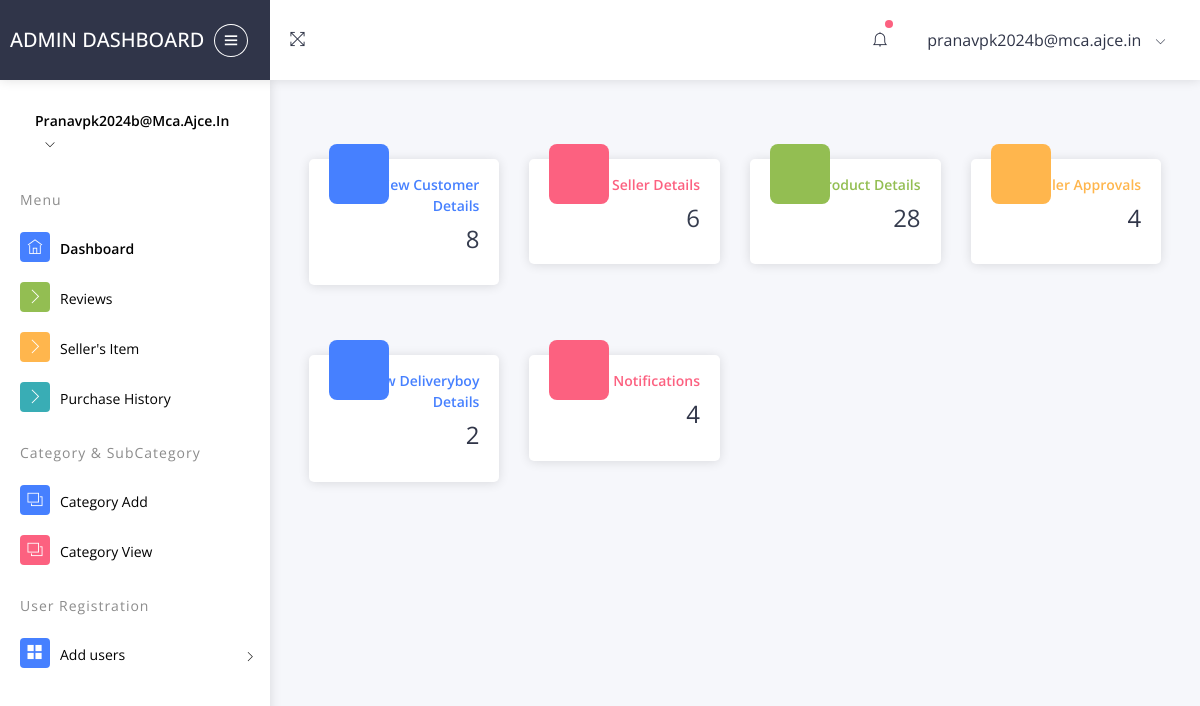
The page /myauth/adminreg/ (signed in) on the database its author committed.
### myauth/models.py (models this page shows)
class User(AbstractUser):
    class Role(models.TextChoices):
        ADMIN="ADMIN",'Admin'
        CUSTOMER="CUSTOMER",'Customer'
        DELIVERYBOY="DELIVERYBOY",'deliveryboy'
        SELLER="SELLER",'Seller'
    role = models.CharField(max_length=50,choices=Role.choices)

### myauth/views.py (the view)
# urls.py: path('adminreg/',views.adminreg,name='adminreg'),
@never_cache
@login_required(login_url="handlelogin")
def adminreg(request):
    customer_count = User.objects.filter(role='CUSTOMER').count()
    seller_count = User.objects.filter(role='SELLER').count()
    delivery_boy_count = User.objects.filter(role='DELIVERYBOY').count()
    approvcount = SellerProfile.objects.filter().count()
    productcount = Product.objects.filter().count()
    notificationcount = Notification.objects.filter().count()
    last_three_notifications = Notification.objects.order_by('-id')[:3]
    last_three_users = [{'username': notification.user.username, 'current_date': notification.current_date, 'name': f"{notification.user.first_name} {notification.user.last_name}"} for notification in last_three_notifications]
    context = {
        'customer_count': customer_count,
        'seller_count': seller_count,
        'delivery_boy_count': delivery_boy_count,
        'last_three_users': last_three_users,
        'approvcount': approvcount,
        'productcount' : productcount,
        'notificationcount' : notificationcount
    }
    return render(request, 'admintemplate.html', context)

### templates/admintemplate.html (shortened to what this page needs)
{% load static %}
<!DOCTYPE html>
<html lang="en">
<head>
      <link rel="stylesheet" type="text/css" href="{% static 'assetsss/css/bootstrap/css/bootstrap.min.css' %}">
      <link rel="stylesheet" type="text/css" href="{% static 'assetsss/icon/themify-icons/themify-icons.css' %}">
      <link rel="stylesheet" type="text/css" href="{% static 'assetsss/icon/icofont/css/icofont.css' %}">
      <link rel="stylesheet" type="text/css" href="{% static 'assetsss/css/style.css' %}">
      <link rel="stylesheet" type="text/css" href="{% static 'assetsss/css/jquery.mCustomScrollbar.css' %}">
  </head>
  <body>
    <div id="pcoded" class="pcoded">
        <div class="pcoded-container navbar-wrapper">
            <nav class="navbar header-navbar pcoded-header">
                <div class="navbar-wrapper">
                    <div class="navbar-logo">
                        <a class="mobile-menu" id="mobile-collapse" href="#!">
                            <i class="ti-menu"></i>
                        </a>
                        <a href="http://127.0.0.1:8000/myauth/adminreg/">
                            <h5>Admin Dashboard</h5>
                        </a>
                    </div>
                    <div class="navbar-container container-fluid">
                        <ul class="nav-left">
                            <li>
                                <a href="#!" onclick="javascript:toggleFullScreen()">
                                    <i class="ti-fullscreen"></i>
                                </a>
                            </li>
                        </ul>
                        <ul class="nav-right">
                            <li class="header-notification">
                                <a href="#!">
                                    <i class="ti-bell"></i>
                                    <span class="badge bg-c-pink"></span>
                                </a>
                            </li>
                            <li class="user-profile header-notification">
                                <a href="#!">
                                    <span>{{ user.username }}</span>
                                    <i class="ti-angle-down"></i>
                                </a>
                            </li>
                        </ul>
                    </div>
                </div>
            </nav>
            <div class="pcoded-main-container">
                <div class="pcoded-wrapper">
                    <nav class="pcoded-navbar">
                        <div class="pcoded-inner-navbar main-menu">
                            <div class="">
                                <div class="main-menu-header">
                                    <div class="user-details">
                                        <span>{{ user.username }}</span>
                                        <span id="more-details"><i class="ti-angle-down"></i></span>
                                    </div>
                                </div>
                            </div>
                            <div class="pcoded-navigatio-lavel" data-i18n="nav.category.navigation">Menu</div>
                            <ul class="pcoded-item pcoded-left-item">
                                <li class="active">
                                    <a href="http://127.0.0.1:8000/myauth/adminreg/">
                                        <span class="pcoded-micon"><i class="ti-home"></i><b>D</b></span>
                                        <span class="pcoded-mtext" data-i18n="nav.dash.main">Dashboard</span>
                                    </a>
                                </li>
                                        <li class=" ">
                                            <a href="http://127.0.0.1:8000/myauth/reviews/">
                                                <span class="pcoded-micon"><i class="ti-angle-right"></i></span>
                                                <span class="pcoded-mtext" data-i18n="nav.basic-components.alert">Reviews</span>
                                            </a>
                                        </li>
                                        <li class=" ">
                                            <a href="http://127.0.0.1:8000/myauth/sellers_item/">
                                                <span class="pcoded-micon"><i class="ti-angle-right"></i></span>
                                                <span class="pcoded-mtext" data-i18n="nav.basic-components.breadcrumbs"> Seller's Item </span>
                                            </a>
                                        </li>
                                        <li class=" ">
                                            <a href="http://127.0.0.1:8000/myauth/purchasing_history/">
                                                <span class="pcoded-micon"><i class="ti-angle-right"></i></span>
                                                <span class="pcoded-mtext" data-i18n="nav.basic-components.breadcrumbs">Purchase History</span>
                                            </a>
                                        </li>
                                    </ul>
                            <div class="pcoded-navigatio-lavel" data-i18n="nav.category.forms">Category & SubCategory</div>
                            <ul class="pcoded-item pcoded-left-item">
                                <li>
                                    <a href="http://127.0.0.1:8000/myauth/category_add/">
                                        <span class="pcoded-micon"><i class="ti-layers"></i><b>FC</b></span>
                                        <span class="pcoded-mtext" data-i18n="nav.form-components.main">Category Add</span>
                                    </a>
                                </li>
                                <li>
                                    <a href="http://127.0.0.1:8000/myauth/category_list/">
                                        <span class="pcoded-micon"><i class="ti-layers"></i><b>FC</b></span>
                                        <span class="pcoded-mtext" data-i18n="nav.form-components.main">Category View</span>
                                    </a>
                                </li>
                            </ul>
                           <div class="pcoded-navigatio-lavel" data-i18n="nav.category.forms"> User Registration</div>
                            <ul class="pcoded-item pcoded-left-item">
                                <li class="pcoded-hasmenu">
                                    <a href="javascript:void(0)">
                                        <span class="pcoded-micon"><i class="ti-layout-grid2-alt"></i></span>
                                        <span class="pcoded-mtext"  data-i18n="nav.basic-components.main">Add users</span>
                                    </a>
                    </nav>
                    <div class="pcoded-content">
                        <div class="pcoded-inner-content">
                            <div class="main-body">
                                <div class="page-wrapper">
                                    <div class="page-body">
                                        <div class="row">
                                            <div class="col-md-6 col-xl-3">
                                                <a href="http://127.0.0.1:8000/myauth/adminn/" style="text-decoration: none; color: inherit;">
                                                <div class="card widget-card-1">
                                                    <div class="card-block-small">
                                                        <i class="icofont icofont-users-social bg-c-blue card1-icon"></i>
                                                        <span class="text-c-blue f-w-600">View Customer Details</span>
                                                        <h4>{{ customer_count }}</h4>
                                                    </div>
                                                </div>
                                            </div>
                                            <div class="col-md-6 col-xl-3">
                                                <a href="http://127.0.0.1:8000/myauth/sellerr/" style="text-decoration: none; color: inherit;">
                                                <div class="card widget-card-1">
                                                    <div class="card-block-small">
                                                        <i class="icofont icofont-users-alt-1 bg-c-pink card1-icon"></i>
                                                        <span class="text-c-pink f-w-600">View Seller Details</span>
                                                        <h4>{{ seller_count }}</h4>
                                                    </div>
                                                </div>
                                            </div>
                                            <div class="col-md-6 col-xl-3">
                                                <a href="http://127.0.0.1:8000/myauth/admin_prodview/" style="text-decoration: none; color: inherit;">
                                                    <div class="card widget-card-1">
                                                        <div class="card-block-small">
                                                            <i class="icofont icofont-database bg-c-green card1-icon"></i>
                                                            <span class="text-c-green f-w-600">View Product Details</span>
                                                            <h4>{{ productcount }}</h4>
                                                        </div>
                                                    </div>
                                                </a>
                                            </div>
                                            <div class="col-md-6 col-xl-3">
                                                <a href="http://127.0.0.1:8000/myauth/sellor_approval/" class="card-link">
                                                    <div class="card widget-card-1">
                                                        <div class="card-block-small">
                                                            <i class="icofont icofont-phoenix bg-c-yellow card1-icon"></i>
                                                            <span class="text-c-yellow f-w-600">View Seller Approvals</span>
                                                            <h4>{{approvcount}}</h4>
                                                        </div>
                                                    </div>
                                                </a>
                                            </div>
                                            <div class="col-md-6 col-xl-3">
                                                <a href="http://127.0.0.1:8000/myauth/delivery_vieww/" class="card-link">
                                                    <div class="card widget-card-1">
                                                        <div class="card-block-small">
                                                            <i class="icofont icofont-fast-delivery bg-c-blue card1-icon"></i>
                                                            <span class="text-c-blue f-w-600">View Deliveryboy Details</span>
                                                            <h4>{{delivery_boy_count}}</h4>
                                                        </div>
                                                    </div>
                                                </a>
                                            </div>
                                            <div class="col-md-6 col-xl-3">
                                                <a href="http://127.0.0.1:8000/myauth/notification_view/" class="card-link">
                                                    <div class="card widget-card-1">
                                                        <div class="card-block-small">
                                                            <i class="icofont icofont-notification bg-c-pink card1-icon"></i>
                                                           <span class="text-c-pink f-w-600">Notifications</span>
                                                            <h4>{{notificationcount}}</h4>
                                                        </div>
                                                    </div>
                                                </a>
                                            </div>
                                            </div>
                                        </div>
                                    </div>
                                </div>
                            </div>
                        </div>
                    </div>
                </div>
            </div>
        </div>
</body>
</html>

### rows shown on the page
User: username "pranavpk2024b@mca.ajce.in", username "Pranavpk2024b@mca.ajce.in"

### other values the page prints
{{ customer_count }} "8"
{{ seller_count }} "6"
{{ productcount }} "28"
{{ approvcount }} "4"
{{ delivery_boy_count }} "2"
{{ notificationcount }} "4"
